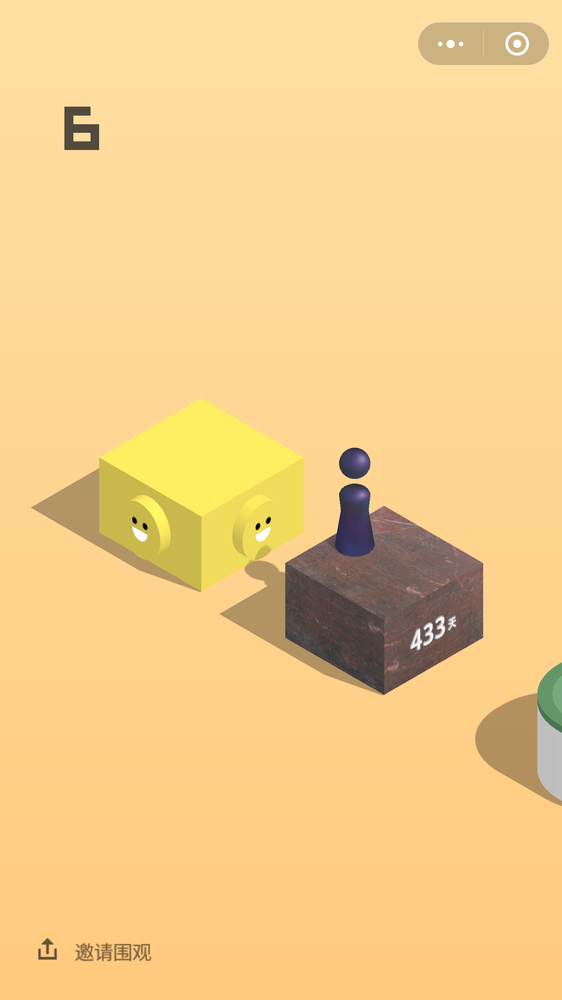
#> input picture 1440X2560/test/img/wx_jump_screen_5.png, 562 x 1000 px, shrunk from 1440 x 2560 before the run, found by its file name
$ python cv_learn_3.py
#> lines starting #> are read from the running program, lines starting #| are printed output that depends on the picture; after the words box and inside, x2 and y2 are one past the last pixel; in counts of white or black regions, pixels touching at a corner belong together
import cv2


img_bg = cv2.imread("./test/img/wx_jump_screen_5.png", 0)
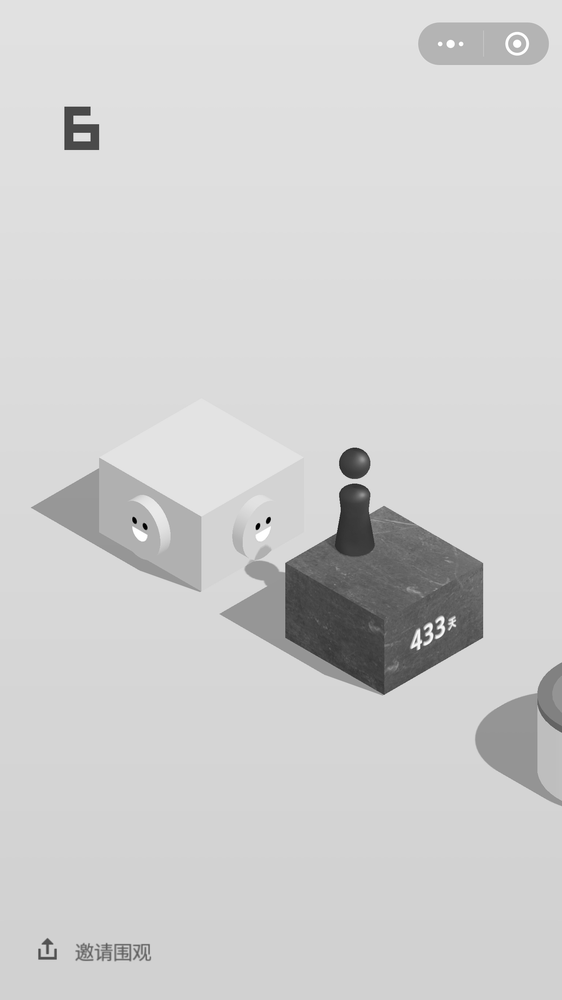
#> img_bg: shape (1000, 562); min 0, max 255, mean 207.7

# img = cv2.GaussianBlur(img_bg, (3, 3), 0)
# canny = cv2.Canny(img, 50, 150)
cv2.circle(img_bg, (500, 500), 50, (255, 255, 0), 2)
#> img_bg: shape (1000, 562); 0.16% of pixels changed, all inside (x1, y1, x2, y2) = (449, 449, 552, 552)
cv2.imwrite('./test/img/result_www.jpg', img_bg)

$ run again, with 1440X2560/test/img/wx_jump_screen_0.png copied over 1440X2560/test/img/wx_jump_screen_5.png
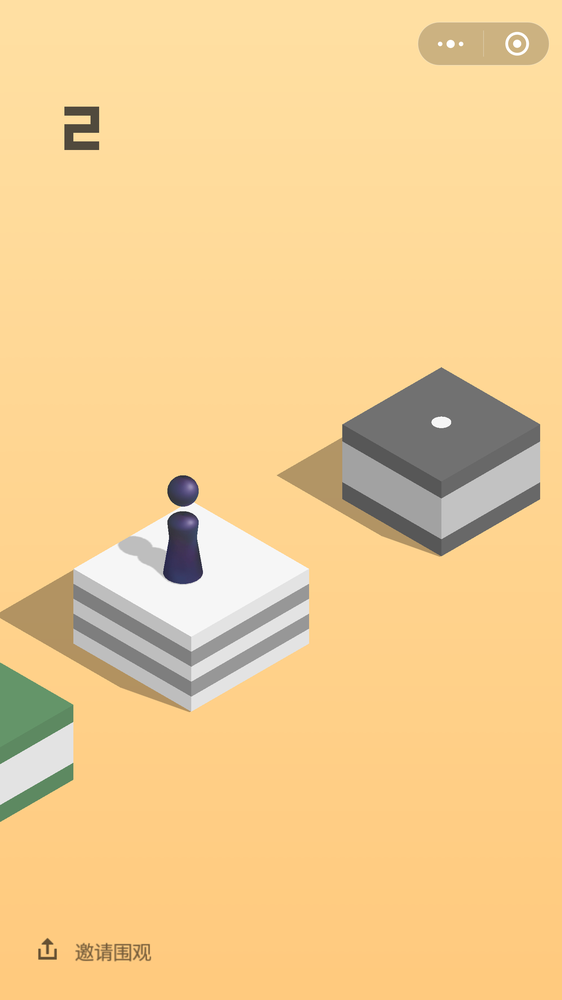
#> input picture 1440X2560/test/img/wx_jump_screen_0.png, 562 x 1000 px, shrunk from 1440 x 2560 before the run, found by its file name
#> `img_bg = cv2.imread("./test/img/wx_jump_screen_5.png", 0)`:
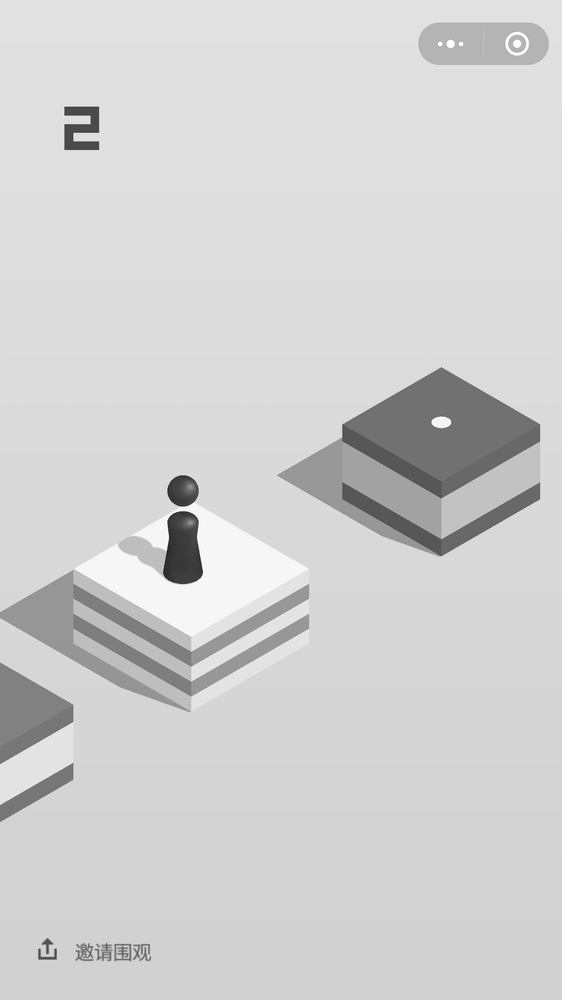
#> img_bg: shape (1000, 562); min 31, max 255, mean 208.9
#> `cv2.circle(img_bg, (500, 500), 50, (255, 255, 0), 2)`:
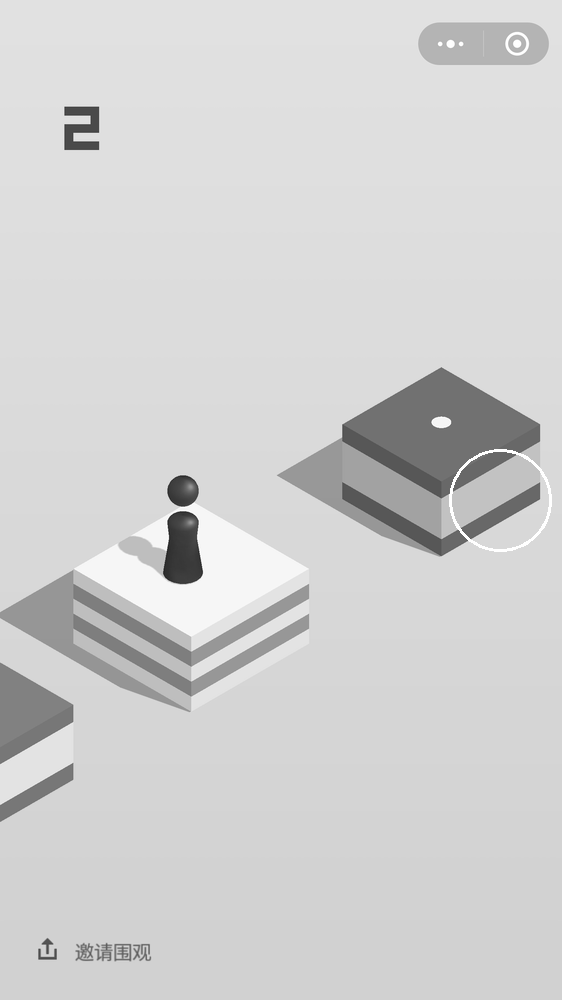
#> img_bg: shape (1000, 562); 0.16% of pixels changed, all inside (x1, y1, x2, y2) = (449, 449, 552, 552)

$ run again, with 1440X2560/test/img/wx_jump_screen_1.png copied over 1440X2560/test/img/wx_jump_screen_5.png
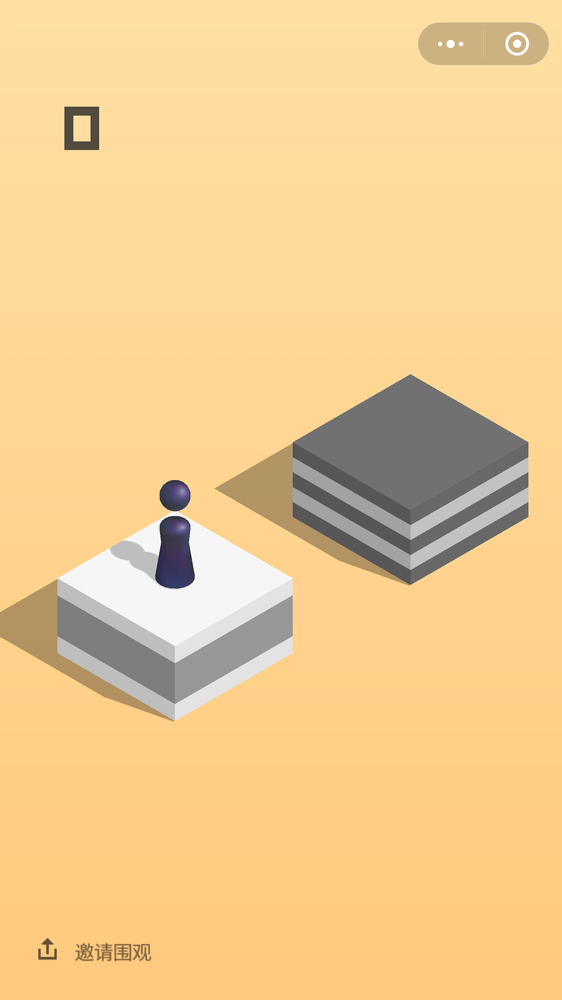
#> input picture 1440X2560/test/img/wx_jump_screen_1.png, 562 x 1000 px, shrunk from 1440 x 2560 before the run, found by its file name
#> `img_bg = cv2.imread("./test/img/wx_jump_screen_5.png", 0)`:
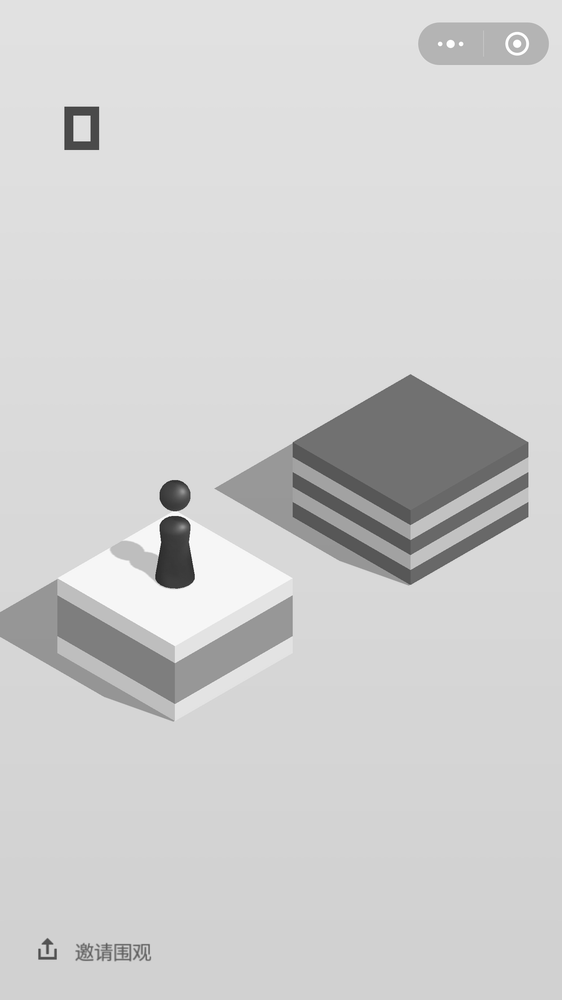
#> img_bg: shape (1000, 562); min 32, max 255, mean 207.6
#> `cv2.circle(img_bg, (500, 500), 50, (255, 255, 0), 2)`:
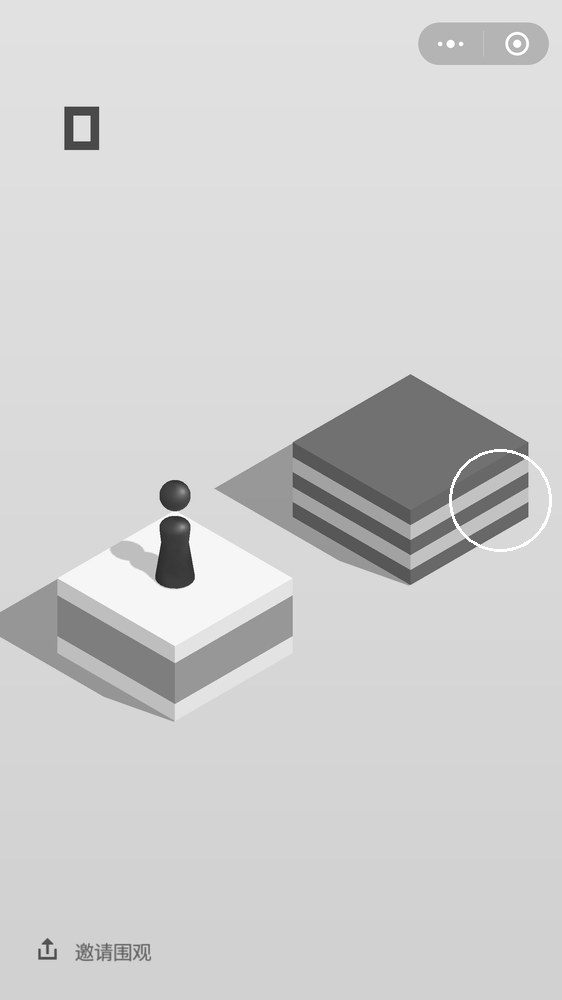
#> img_bg: shape (1000, 562); 0.16% of pixels changed, all inside (x1, y1, x2, y2) = (449, 449, 552, 552)
